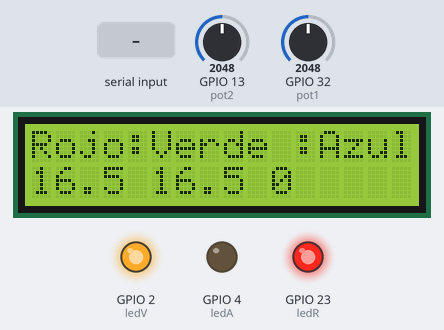
The program below on a simulated ESP32. Parts: 16×2 character LCD, output pins drawn as LEDs (lit = HIGH). The test bench sets the inputs (shaded band); at power-on: GPIO 13 (pot2) = 2048, GPIO 32 (pot1) = 2048. What the program prints to the serial monitor is not drawn.

Above: at 1.2 s.
1.3 s: "1\n" received over Serial
At 3.0 s:
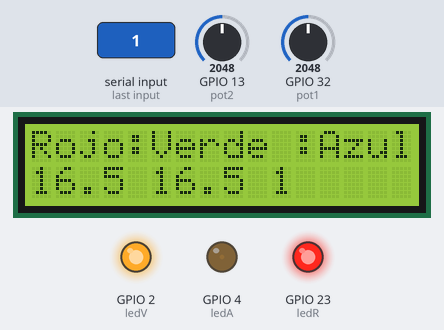
3.5 s: GPIO 13 (pot2) set to 491
At 5.0 s:
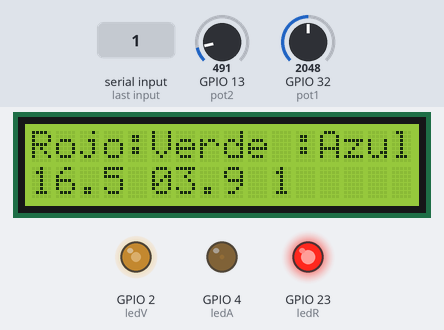
5.5 s: GPIO 32 (pot1) set to 491
At 6.9 s:
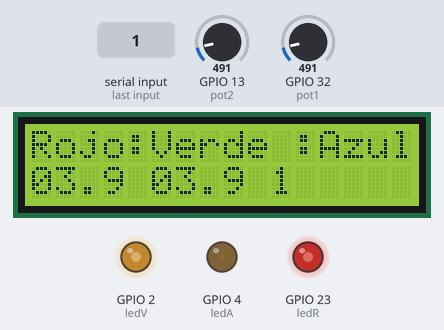
7.6 s: "2\n" received over Serial
At 8.9 s:
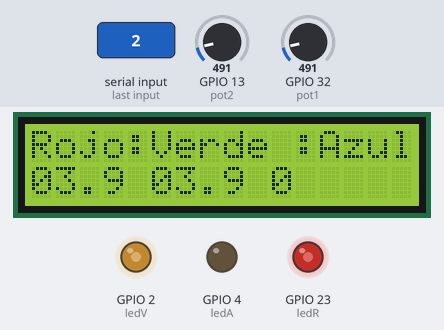
9.6 s: GPIO 13 (pot2) set to 215
At 10.9 s:
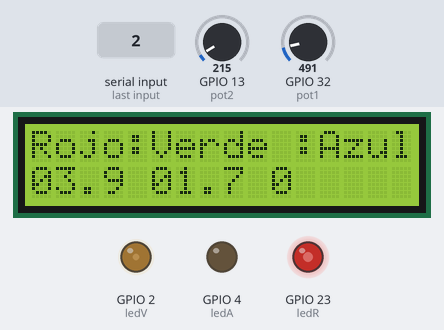
11.6 s: GPIO 32 (pot1) set to 0
At 12.9 s:
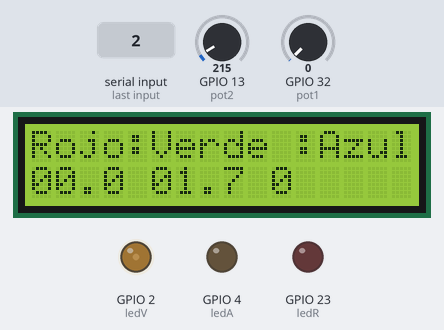
Timing chart, 0 to 14.6 s (numbered marks = the images above; inputs shaded):
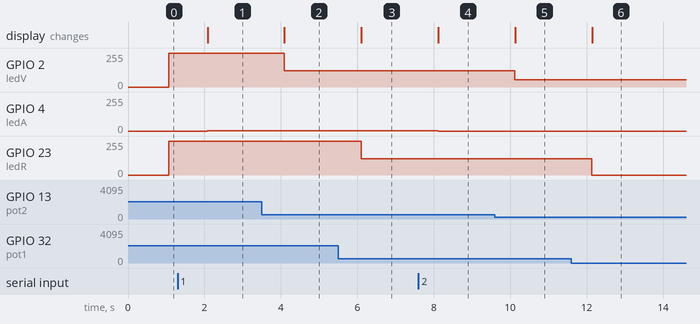

The program:

main.cpp
```cpp
//--------------------------------------------------------------------------------
//Universidad del Valle de Guatemala
//BE3015 Electronica Digital 2
//Karen Joachin
//Laboratorio 5 UART
//-----------------------------------------------------------------------------
//Librerias
//-----------------------------------------------------------------------------
#include <Arduino.h>
#include <LiquidCrystal.h>
//-----------------------------------------------------------------------------
//Definiciond de etiquetas
//-----------------------------------------------------------------------------
#define d4 19
#define d5 21
#define d6 5
#define d7 22
#define en 15
#define rs 18

#define pot1 32
#define pot2 13

#define PWMchannel 2 // tenemos 16 canales del 0 a 15
#define PWMchannel2 15 // tenemos 16 canales del 0 a 15
#define PWMchannel3 5  // tenemos 16 canales del 0 a 15
#define frecPWM 5000   // frecuencia en Hz
#define resolucion 8 //8 bits se puede de 1 a 16 bits

#define ledR 23 //ahi va la led roja
#define ledV 2  //ahi va la led verde
#define ledA 4  //para led azul

//-----------------------------------------------------------------------------
//Prototipo de funciones
//-----------------------------------------------------------------------------

//-----------------------------------------------------------------------------
//Variabls Globales
//-----------------------------------------------------------------------------
LiquidCrystal LCD(rs, en, d4, d5, d6, d7);
uint8_t decenas, unidades, decimal;
uint8_t decenas2, unidades2, decimal2;
int adcRaw;
float voltaje;
float voltaje2;

String mensaje = "";

int contar = 0;

//-----------------------------------------------------------------------------
//ISR
//-----------------------------------------------------------------------------

//-----------------------------------------------------------------------------
//Configuracion
//-----------------------------------------------------------------------------

void setup()
{
  Serial.begin(115200);
  LCD.begin(16, 2);

  //Salida de
  pinMode(ledR, OUTPUT);
  pinMode(ledV, OUTPUT);
  pinMode(ledA, OUTPUT);
  // entradas
  pinMode(pot1, INPUT);
  pinMode(pot2, INPUT);

  ledcSetup(PWMchannel, frecPWM, resolucion);
  ledcSetup(PWMchannel2, frecPWM, resolucion);
  ledcSetup(PWMchannel3, frecPWM, resolucion);
  ledcAttachPin(ledR, PWMchannel);
  ledcAttachPin(ledV, PWMchannel2);
  ledcAttachPin(ledA, PWMchannel3);
}
//-----------------------------------------------------------------------------
//loop principal
//-----------------------------------------------------------------------------

void loop()
{

  //********config UART***********************************************************************
  if (Serial.available() > 0)
  {
    mensaje = Serial.readStringUntil('\n'); // para leer el dato
    Serial.print("Recibi el siguiente mensaje: ");
    Serial.println(mensaje);

    if (mensaje == "pot1")
    {
      Serial.print(voltaje / 10);
      mensaje = "";
    }
    if (mensaje == "pot2")
    {
      Serial.print(voltaje2 / 10);
      mensaje = "";
    }
    if (mensaje == "1")
    {
      static unsigned long last_time_intrr1 = 0; //[ultimo tiempo]
      unsigned long time_intrr1 = millis();      //tiempo en tiempo real

      if (time_intrr1 - last_time_intrr1 > 200)
      {
        contar++;

        if (contar > 255)
        {
          contar = 0;
        }
      }
      last_time_intrr1 = time_intrr1; //update del valor de la interrupcion
      ledcWrite(PWMchannel3, contar);

      Serial.println("LED SUMA");
      mensaje = "";
    }
    if (mensaje == "2")
    {

      static unsigned long last_time_intrr2 = 0; //[ultimo tiempo]
      unsigned long time_intrr2 = millis();      //tiempo en tiempo real

      if (time_intrr2 - last_time_intrr2 > 200)
      {
        contar--;

        if (contar < 0)
        {
          contar = 255;
        }
      }
      last_time_intrr2 = time_intrr2; //update del valor de la interrupcion
      ledcWrite(PWMchannel3, contar);
      Serial.println("LED RESTA");
      mensaje = "";
    }
  }

  //******************************************************************************************

  //para primer potenciometro
  voltaje = analogReadMilliVolts(pot1) / 10.0;
  int temp = voltaje;
  decenas = temp / 100.0;
  temp = temp - decenas * 100.0;
  unidades = temp / 10.0;
  temp = temp - unidades * 10.0;
  decimal = temp;

  //para segundo potenciometro
  voltaje2 = analogReadMilliVolts(pot2) / 10.0;
  int temp2 = voltaje2;
  decenas2 = temp2 / 100.0;
  temp2 = temp2 - decenas2 * 100.0;
  unidades2 = temp2 / 10.0;
  temp2 = temp2 - unidades2 * 10.0;
  decimal2 = temp2;

  //para limpiar LCD
  LCD.clear();
  LCD.print("Rojo:");
  LCD.print("Verde :");
  LCD.print("Azul:");

  LCD.setCursor(0, 1); //para cambiar de fila y columna
  LCD.print(decenas);
  LCD.print(unidades);
  LCD.print('.');
  LCD.print(decimal);
  LCD.print(" ");

  LCD.print(decenas2);
  LCD.print(unidades2);
  LCD.print('.');
  LCD.print(decimal2);
  LCD.print(" ");
  // para el contador con la comunicacion
  LCD.print(contar);

  delay(1000);

  int val = analogRead(pot1);
  int intensidade = map(val, 0, 1023, 0, 255);
  ledcWrite(PWMchannel, intensidade);

  int valor = analogRead(pot2);
  int brillo = map(valor, 0, 1023, 0, 255);
  ledcWrite(PWMchannel2, brillo);
}
```

Measured:
- after the input at 1.3 s, GPIO 4 (ledA): 0/255 → 1/255 after 0.77 s; the display: changes after 0.78 s (image 1)
- after the input at 3.5 s, GPIO 2 (ledV): 255/255 → 122/255 after 0.59 s; the display: changes after 0.59 s (image 2)
- after the input at 5.5 s, GPIO 23 (ledR): 255/255 → 122/255 after 0.60 s; the display: changes after 0.61 s (image 3)
- after the input at 7.6 s, GPIO 4 (ledA): 1/255 → 0/255 after 0.51 s; the display: changes after 0.52 s (image 4)
- after the input at 9.6 s, GPIO 2 (ledV): 122/255 → 53/255 after 0.52 s; the display: changes after 0.53 s (image 5)
- after the input at 11.6 s, GPIO 23 (ledR): 122/255 → 0/255 after 0.54 s; the display: changes after 0.54 s (image 6)
